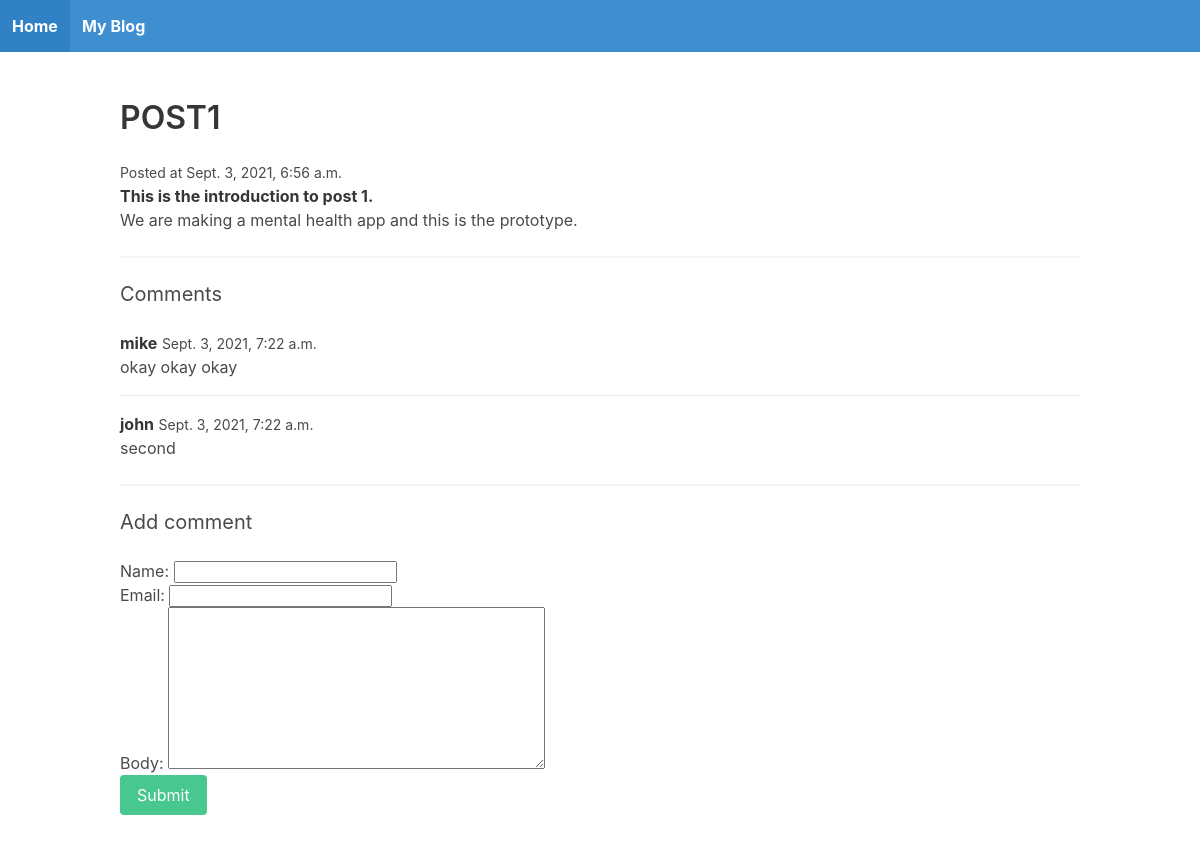
/TEST_POST_1/, run on the app's committed database.
### blog/models.py (models this page shows)
class Posts(models.Model):
    title=models.CharField(max_length=255)
    slug=models.SlugField()
    intro=models.TextField()
    body=models.TextField()
    date_add=models.DateTimeField(auto_now_add=True)
    class Meta:
        ordering=['-date_add']

class Comment(models.Model):
    post=models.ForeignKey(Posts,related_name='comments',on_delete=models.CASCADE)
    name = models.CharField(max_length=255)
    email = models.EmailField()
    body = models.TextField()
    date_add = models.DateTimeField(auto_now_add=True)
    class Meta:
        ordering=['date_add']

### blog/views.py (the view)
# urls.py: path('<slug:slug>/',views.post_detail,name='post_detail'),
def post_detail(requests,slug):
    post=Posts.objects.get(slug=slug)
    if requests.method=='POST':
        form=CommentForm(requests.POST)
        if form.is_valid():
            comment=form.save(commit=False)
            comment.post=post
            comment.save()
            return redirect('post_detail',slug=post.slug)
    else:
        form=CommentForm()
    return render(requests, 'blog/post_detail.html', {'post': post,'form': form})

### blog/forms.py
class CommentForm(forms.ModelForm):
    class Meta:
        model=Comment
        fields=['name','email','body']

### templates/blog/post_detail.html (shortened to what this page needs)
{% extends 'blog/base.html' %}
{% block content %}
    <h1 class="title">{{ post.title }}</h1>
    <small>Posted at {{ post.date_add }}</small>
    <p><strong>{{ post.intro }}</strong></p>
    <p>{{ post.body }}</p>
    <hr>
    <h2 class="subtitle">Comments</h2>
    {% for comment in post.comments.all %}
        <article class="media">
            <div class="media-content">
                <div class="content">
                    <p>
                        <strong>{{ comment.name }}</strong> <small>{{ comment.date_add }}</small>
                        <br>
                        {{ comment.body }}
                    </p>
                </div>
            </div>
        </article>
    {% empty %}
        <div class="notification">
            <p>No comments yet!</p>
        </div>
    {% endfor %}
    <hr>
    <h2 class="subtitle">Add comment</h2>
    <form method="post" action=".">
        {{ form.as_p }}
        <div class="field">
            <div class="control">
                <button class="button is-success">Submit</button>
            </div>
        </div>
    </form>
{% endblock %}

### data on the page
Posts: title "POST1", date_add "Sept. 3, 2021, 6:56 a.m.", intro "This is the introduction to post 1.", body "We are making a mental health app and this is the prototype."
Comment: name "mike", date_add "Sept. 3, 2021, 7:22 a.m.", body "okay okay okay"
Comment: name "john", date_add "Sept. 3, 2021, 7:22 a.m.", body "second"
